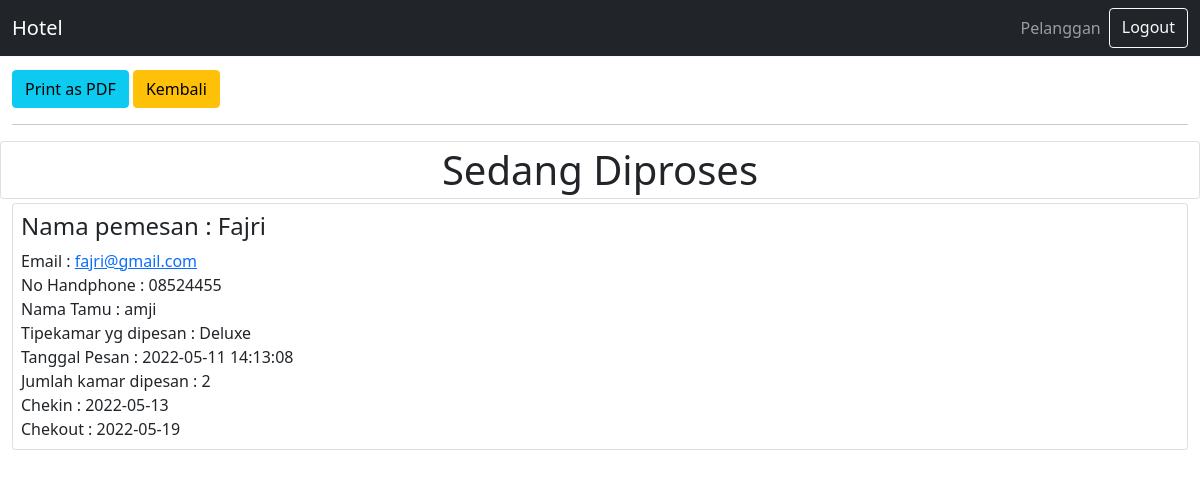
/resepsionis/detail.php?id=17 (signed in), run on the app's committed database.
### tables this page shows
CREATE TABLE `pelanggan` (
  `id` int(11) NOT NULL,
  `no_reg` varchar(50) NOT NULL,
  `nama_pemesan` varchar(50) NOT NULL,
  `email` varchar(50) NOT NULL,
  `hp` varchar(12) NOT NULL,
  `nama_tamu` varchar(50) NOT NULL,
  `tgl_pesan` datetime NOT NULL,
  `checkin` date NOT NULL,
  `checkout` date NOT NULL,
  `jml_kamar` int(2) NOT NULL,
  `status` enum('Sedang Diproses','Telah Diproses') NOT NULL,
  `id_kamar` int(11) NOT NULL
);

CREATE TABLE `kamar` (
  `id_kamar` int(11) NOT NULL,
  `nama_kamar` varchar(50) NOT NULL,
  `total_kamar` int(5) NOT NULL
);

### resepsionis/detail.php (the view, shortened to what this page needs)
<!DOCTYPE html>
<html lang="en">
<?php
$conn = mysqli_connect("localhost", "root", "", "hotel-hebat");
$id = $_GET["id"];
$DetailProses = mysqli_query($conn, "SELECT * FROM pelanggan,kamar WHERE pelanggan.id_kamar = kamar.id_kamar AND  id = '$id'");
$ResultDetailProses = mysqli_fetch_assoc($DetailProses);
?>
<head>
  <link rel="stylesheet" href="../vendor/bootstrap.min.css">
  <link rel="stylesheet" href="../vendor/dataTables.bootstrap5.min.css">
</head>
<body style="margin-top: 70px;">
  <?php
  include './navbar.php'
  ?>
  <div class="toolbar hidden-print container-fluid">
    <div class="text-right">
      <button id="cetakBukti" class="btn btn-info"><i class="fa fa-file-pdf-o"></i> Print as PDF</button>
      <a href="pelanggan.php" class="btn btn-warning">Kembali</a>
    </div>
    <hr>
  </div>
  <div id="cetakBukti" class="container-fluid">
    <div class="row">
      <h1 class="card p-1 mb-1 text-center"><?= $ResultDetailProses['status']; ?></h1>
      <div class="col-lg-12">
        <div class="card p-2">
          <h4>Nama pemesan : <?= $ResultDetailProses['nama_pemesan']; ?></h4>
          <div class="email">Email : <a href="mailto:<?= $ResultDetailProses['email']; ?> "><?= $ResultDetailProses['email']; ?></a></div>
          <div>No Handphone : <?= $ResultDetailProses['hp']; ?></div>
          <div>Nama Tamu : <?= $ResultDetailProses['nama_tamu']; ?></div>
          <div>Tipekamar yg dipesan : <?= $ResultDetailProses['nama_kamar']; ?></div>
          <div>Tanggal Pesan : <?= $ResultDetailProses['tgl_pesan']; ?></div>
          <div>Jumlah kamar dipesan : <?= $ResultDetailProses['jml_kamar']; ?></div>
          <div>Chekin : <?= $ResultDetailProses['checkin']; ?></div>
          <div>Chekout : <?= $ResultDetailProses['checkout']; ?></div>
        </div>
      </div>
    </div>
  </div>
</body>
</html>

### data on the page
pelanggan: status "Sedang Diproses", nama_pemesan "Fajri", email "fajri@gmail.com", hp "08524455", nama_tamu "amji", id_kamar.nama_kamar "Deluxe", tgl_pesan "2022-05-11 14:13:08", jml_kamar "2", checkin "2022-05-13", checkout "2022-05-19"
